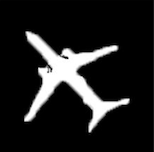
#> input picture Assignment2_ImageAlignment/Templete_Input.png, 154 x 152 px
$ jupyter execute --allow-errors 4_1.ipynb
#> lines starting #> are read from the running program, lines starting #| are printed output that depends on the picture
# Statistical methods in AI

## Assignment 2

### Problem 4.1:
### Image Alignment

In this assignment, we will attempt to align a given data of images to match the alignment of a given image template. Let us have a look at the images that we have been given. To do that, let us borrow the code used in part one of the assignment to get our images in the form of an array.

[cell 1]
import numpy as np
import os
from random import randrange
from matplotlib import pyplot as plt
from PIL import Image
import pandas as pd
from tqdm import tqdm
from sklearn.model_selection import train_test_split
from sklearn.decomposition import PCA
import cv2

[cell 2]
opt = {
    'image_size': 32,
    'is_grayscale': True, # Changed to True as our dataset consists of grayscale images
    'val_split': 0.75
}

We will make some modifications to the code given to us for extracting images. We will apply some given rotation to the image for reasons which will be specified in the algorithm explaind later in the notebook.

### Step 1:

Make functions to get the image in the form of an array of pixel values to perform the computations on.

[cell 3]
def load_image(path):
#> called with path = 'Templete_Input.png'
    im = Image.open(path).convert('L' if opt['is_grayscale'] else 'RGB')
    im = im.resize((opt['image_size'],opt['image_size']))
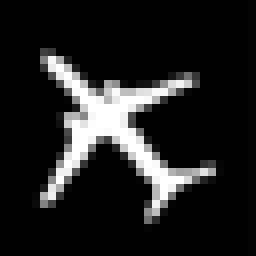
#> im: PIL image 32x32 L (shown 8 times larger); min 0, max 255, mean 32.4
    im = np.array(im)
    im = im/256
#> im: shape (32, 32) float64
    return im

def display_images(imgs, row=1,col=2,w=32,h=32, n = 0):
    fig=plt.figure(figsize=(8, 8))
    if n == 0:
        m = row*col + 1
    else:
        m = n
    for i in range(1, m):
        img = imgs[i-1]
        fig.add_subplot(row, col, i)

        if opt['is_grayscale']:
            plt.imshow(img , cmap='gray')
        else:
            plt.imshow(img)

        plt.axis('off')
    plt.show()

def load_data(dir_path):
    image_list = [] # removing the classes as they are not required
    for filename in sorted(os.listdir(dir_path)):
        if filename.endswith(".png"):
            im = load_image(os.path.join(dir_path,filename))
            image_list.append(im)
        else:
            continue
    image_list = np.array(image_list)


    return image_list
